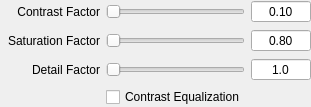
          <widget class="QWidget" name="page_mantiuk06">
           <property name="sizePolicy">
            <sizepolicy hsizetype="Preferred" vsizetype="Minimum">
             <horstretch>0</horstretch>
             <verstretch>0</verstretch>
            </sizepolicy>
           </property>
           <layout class="QGridLayout" name="gridLayout_2">
            <property name="margin">
             <number>0</number>
            </property>
            <item row="0" column="0">
             <layout class="QGridLayout" name="gridLayout_15">
              <item row="0" column="0">
               <widget class="QLabel" name="label_23">
                <property name="sizePolicy">
                 <sizepolicy hsizetype="MinimumExpanding" vsizetype="Preferred">
                  <horstretch>0</horstretch>
                  <verstretch>0</verstretch>
                 </sizepolicy>
                </property>
                <property name="minimumSize">
                 <size>
                  <width>100</width>
                  <height>0</height>
                 </size>
                </property>
                <property name="maximumSize">
                 <size>
                  <width>100</width>
                  <height>16777215</height>
                 </size>
                </property>
                <property name="layoutDirection">
                 <enum>Qt::LeftToRight</enum>
                </property>
                <property name="text">
                 <string>Contrast Factor</string>
                </property>
                <property name="alignment">
                 <set>Qt::AlignRight|Qt::AlignTrailing|Qt::AlignVCenter</set>
                </property>
                <property name="wordWrap">
                 <bool>true</bool>
                </property>
               </widget>
              </item>
              <item row="1" column="0">
               <widget class="QLabel" name="label_22">
                <property name="minimumSize">
                 <size>
                  <width>100</width>
                  <height>0</height>
                 </size>
                </property>
                <property name="maximumSize">
                 <size>
                  <width>100</width>
                  <height>16777215</height>
                 </size>
                </property>
                <property name="layoutDirection">
                 <enum>Qt::LeftToRight</enum>
                </property>
                <property name="text">
                 <string>Saturation Factor</string>
                </property>
                <property name="alignment">
                 <set>Qt::AlignRight|Qt::AlignTrailing|Qt::AlignVCenter</set>
                </property>
                <property name="wordWrap">
                 <bool>true</bool>
                </property>
               </widget>
              </item>
              <item row="0" column="2">
               <widget class="QSlider" name="contrastFactorSlider">
                <property name="sizePolicy">
                 <sizepolicy hsizetype="Expanding" vsizetype="Preferred">
                  <horstretch>0</horstretch>
                  <verstretch>0</verstretch>
                 </sizepolicy>
                </property>
                <property name="cursor">
                 <cursorShape>PointingHandCursor</cursorShape>
                </property>
                <property name="minimum">
                 <number>0</number>
                </property>
                <property name="maximum">
                 <number>1000</number>
                </property>
                <property name="orientation">
                 <enum>Qt::Horizontal</enum>
                </property>
               </widget>
              </item>
              <item row="1" column="2">
               <widget class="QSlider" name="saturationFactorSlider">
                <property name="sizePolicy">
                 <sizepolicy hsizetype="Expanding" vsizetype="Preferred">
                  <horstretch>0</horstretch>
                  <verstretch>0</verstretch>
                 </sizepolicy>
                </property>
                <property name="cursor">
                 <cursorShape>PointingHandCursor</cursorShape>
                </property>
                <property name="maximum">
                 <number>1000</number>
                </property>
                <property name="orientation">
                 <enum>Qt::Horizontal</enum>
                </property>
               </widget>
              </item>
              <item row="0" column="3">
               <widget class="QDoubleSpinBox" name="contrastFactordsb">
                <property name="minimumSize">
                 <size>
                  <width>60</width>
                  <height>0</height>
                 </size>
                </property>
                <property name="maximumSize">
                 <size>
                  <width>60</width>
                  <height>16777215</height>
                 </size>
                </property>
                <property name="alignment">
                 <set>Qt::AlignCenter</set>
                </property>
                <property name="buttonSymbols">
                 <enum>QAbstractSpinBox::NoButtons</enum>
                </property>
                <property name="decimals">
                 <number>2</number>
                </property>
                <property name="minimum">
                 <double>0.000000000000000</double>
                </property>
                <property name="maximum">
                 <double>1.000000000000000</double>
                </property>
                <property name="singleStep">
                 <double>0.200000000000000</double>
                </property>
                <property name="value">
                 <double>0.100000000000000</double>
                </property>
               </widget>
              </item>
              <item row="1" column="3">
               <widget class="QDoubleSpinBox" name="saturationFactordsb">
                <property name="minimumSize">
                 <size>
                  <width>60</width>
                  <height>0</height>
                 </size>
                </property>
                <property name="maximumSize">
                 <size>
                  <width>60</width>
                  <height>16777215</height>
                 </size>
                </property>
                <property name="alignment">
                 <set>Qt::AlignCenter</set>
                </property>
                <property name="buttonSymbols">
                 <enum>QAbstractSpinBox::NoButtons</enum>
                </property>
                <property name="decimals">
                 <number>2</number>
                </property>
                <property name="minimum">
                 <double>0.000000000000000</double>
                </property>
                <property name="maximum">
                 <double>2.000000000000000</double>
                </property>
                <property name="singleStep">
                 <double>0.200000000000000</double>
                </property>
                <property name="value">
                 <double>0.800000000000000</double>
                </property>
               </widget>
              </item>
              <item row="2" column="0">
               <widget class="QLabel" name="label_desc_df">
                <property name="enabled">
                 <bool>true</bool>
                </property>
                <property name="minimumSize">
                 <size>
                  <width>100</width>
                  <height>0</height>
                 </size>
                </property>
                <property name="maximumSize">
                 <size>
                  <width>100</width>
                  <height>16777215</height>
                 </size>
                </property>
                <property name="layoutDirection">
                 <enum>Qt::LeftToRight</enum>
                </property>
                <property name="text">
                 <string>Detail Factor</string>
                </property>
                <property name="alignment">
                 <set>Qt::AlignRight|Qt::AlignTrailing|Qt::AlignVCenter</set>
                </property>
                <property name="wordWrap">
                 <bool>true</bool>
                </property>
               </widget>
              </item>
              <item row="2" column="2">
               <widget class="QSlider" name="detailFactorSlider">
                <property name="enabled">
                 <bool>true</bool>
                </property>
                <property name="sizePolicy">
                 <sizepolicy hsizetype="Expanding" vsizetype="Preferred">
                  <horstretch>0</horstretch>
                  <verstretch>0</verstretch>
                 </sizepolicy>
                </property>
                <property name="cursor">
                 <cursorShape>PointingHandCursor</cursorShape>
                </property>
                <property name="maximum">
                 <number>1000</number>
                </property>
                <property name="orientation">
                 <enum>Qt::Horizontal</enum>
                </property>
               </widget>
              </item>
              <item row="2" column="3">
               <widget class="QDoubleSpinBox" name="detailFactordsb">
                <property name="enabled">
                 <bool>true</bool>
                </property>
                <property name="minimumSize">
                 <size>
                  <width>60</width>
                  <height>0</height>
                 </size>
                </property>
                <property name="maximumSize">
                 <size>
                  <width>60</width>
                  <height>16777215</height>
                 </size>
                </property>
                <property name="alignment">
                 <set>Qt::AlignCenter</set>
                </property>
                <property name="buttonSymbols">
                 <enum>QAbstractSpinBox::NoButtons</enum>
                </property>
                <property name="decimals">
                 <number>1</number>
                </property>
                <property name="minimum">
                 <double>1.000000000000000</double>
                </property>
                <property name="maximum">
                 <double>99.000000000000000</double>
                </property>
                <property name="singleStep">
                 <double>1.000000000000000</double>
                </property>
                <property name="value">
                 <double>1.000000000000000</double>
                </property>
               </widget>
              </item>
              <item row="3" column="2">
               <widget class="QCheckBox" name="contrastEqualizCheckBox">
                <property name="sizePolicy">
                 <sizepolicy hsizetype="MinimumExpanding" vsizetype="Preferred">
                  <horstretch>0</horstretch>
                  <verstretch>0</verstretch>
                 </sizepolicy>
                </property>
                <property name="maximumSize">
                 <size>
                  <width>16777215</width>
                  <height>32</height>
                 </size>
                </property>
                <property name="text">
                 <string>Contrast Equalization</string>
                </property>
               </widget>
              </item>
              <item row="4" column="2">
               <spacer name="verticalSpacer_3">
                <property name="orientation">
                 <enum>Qt::Vertical</enum>
                </property>
                <property name="sizeHint" stdset="0">
                 <size>
                  <width>0</width>
                  <height>0</height>
                 </size>
                </property>
               </spacer>
              </item>
             </layout>
            </item>
           </layout>
          </widget>
